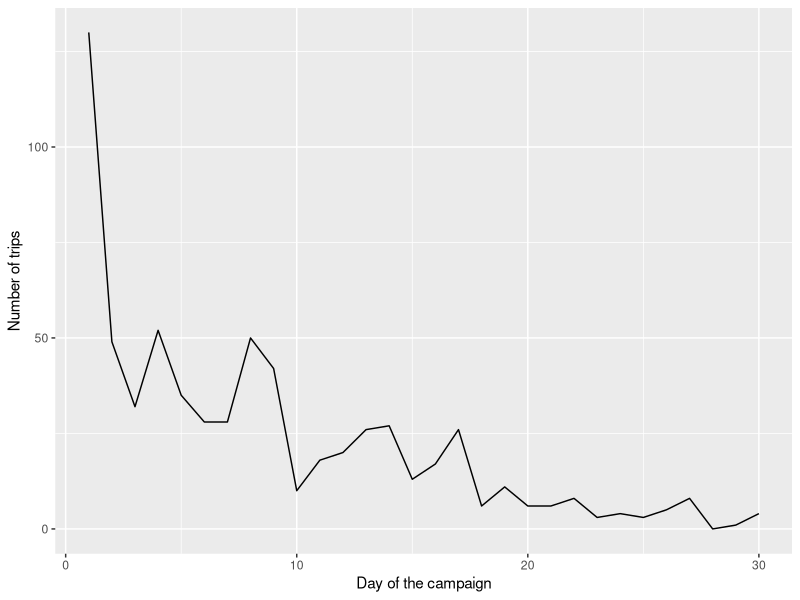
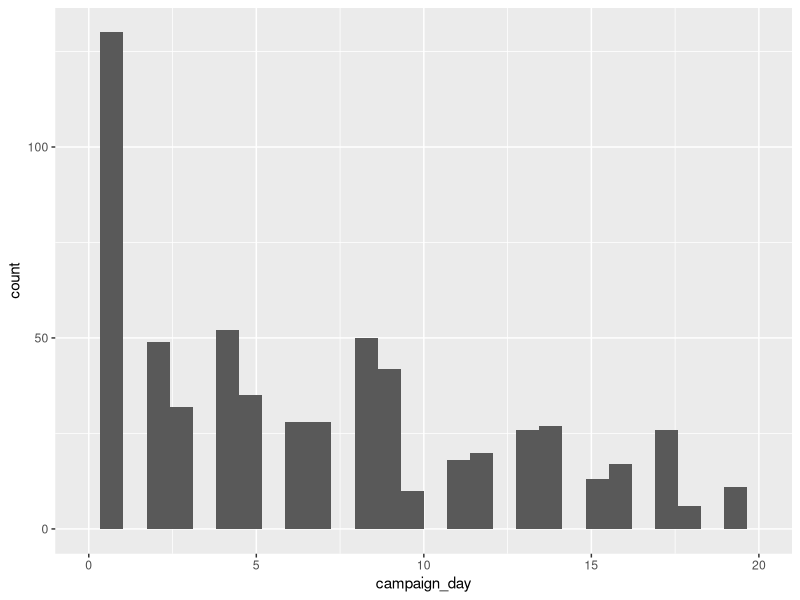
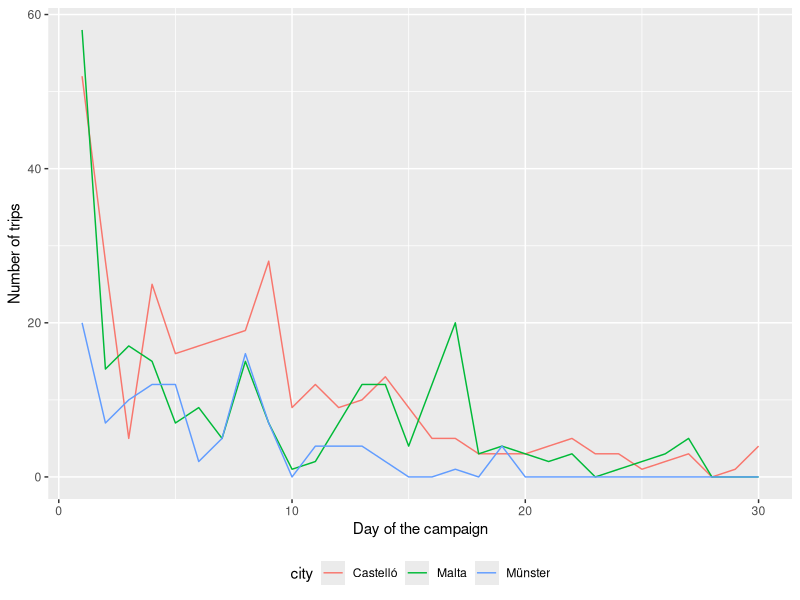
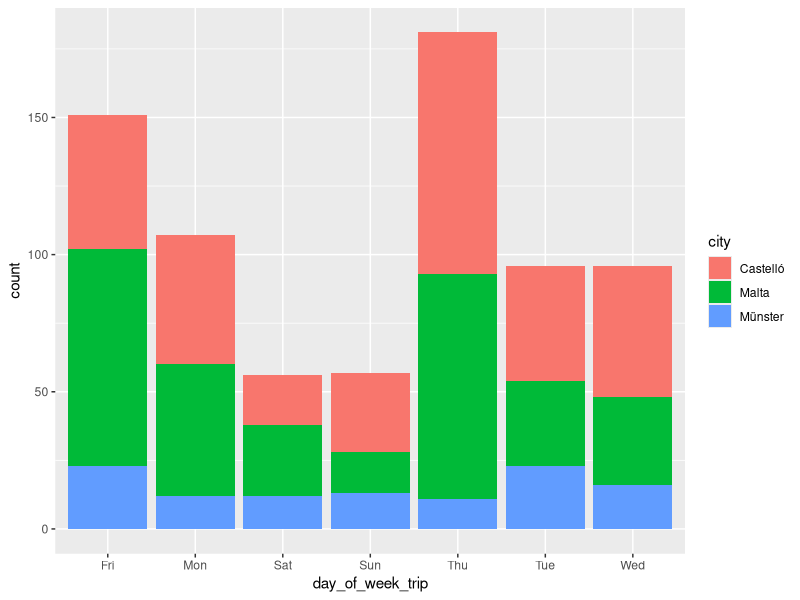
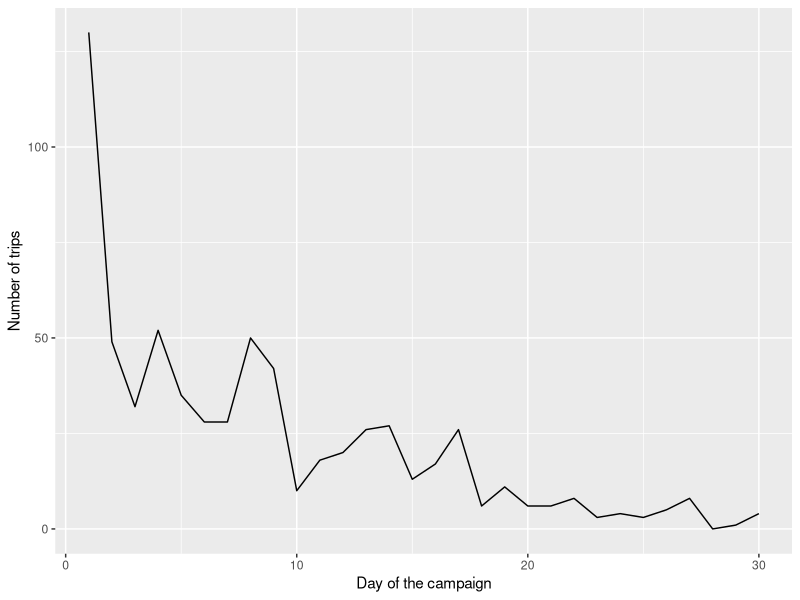
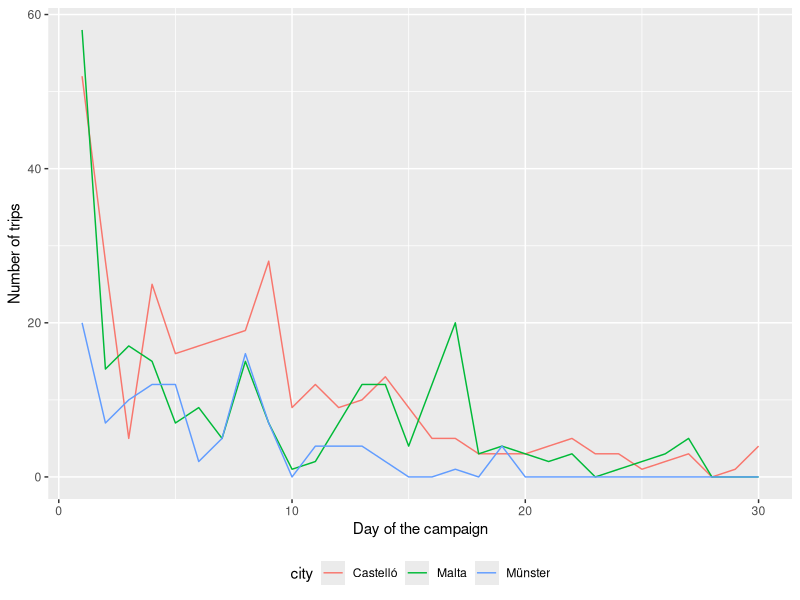

R code for these plots, in order:
# Description: This script generates the graphs for anlyzing 
# participants answers about Engagement with cycling.
#
# Comments: set your working directory to the project folder
# Author: Diego Pajarito 

# Setup
library(ggplot2)

table_participants = read.csv('data/Cyclist_Experiment.csv')
table_trips = read.csv('data/Cyclist_Trip.csv', sep = '\t')
trips_joined = merge(table_participants,table_trips)
trips_joined$campaign_day = as.Date(trips_joined$X_created_at) - as.Date(trips_joined$questionnaire1) +1
trips_joined$day_of_week_trip = weekdays(as.Date(trips_joined$trip_start), abbreviate = TRUE)
x_label <- "Day of the campaign"
y_label <- "Number of trips"


# Basic line plot with points
ggplot(data=trips_joined, aes(campaign_day)) +
  geom_freqpoly(bins = 30) +
  xlim(1, 30) + xlab(x_label) + ylab(y_label)

svg(filename="graphs/B_Engagement_with_cycling_trips_graph1.svg", 
    width=6.5, height=3.5, pointsize=10)
ggplot(data=trips_joined, aes(campaign_day)) +
  geom_freqpoly(bins = 30) +
  xlim(1, 30) + xlab(x_label) + ylab(y_label)
dev.off()

# Histogram with trips per day
ggplot(data=trips_joined, aes(campaign_day)) +
  geom_histogram() +
  xlim(0, 20)
  

# Histogram for the number of trips per day


ggplot(data=trips_joined, aes(campaign_day, colour = city)) +
  geom_freqpoly( bins = 30 ) +
  xlim(1, 30) + xlab(x_label) + ylab(y_label) +
  theme(legend.position = "bottom")

svg(filename="graphs/B_Engagement_with_cycling_trips_cities_graph.svg", 
    width=6.5, height=3.5, pointsize=10)
ggplot(data=trips_joined, aes(campaign_day, colour = city)) +
  geom_freqpoly( bins = 30 ) +
  xlim(1, 30) + xlab(x_label) + ylab(y_label) +
  theme(legend.position = "bottom")
dev.off()


# Münster, started on Tuesday
# Castelló, started on Tuesday
# Malta, started on Thursday

# Bar plot showing the amount of trips per day of the week
ggplot(data = trips_joined, aes(day_of_week_trip, fill = city)) +
  geom_bar(stat = "count", )

